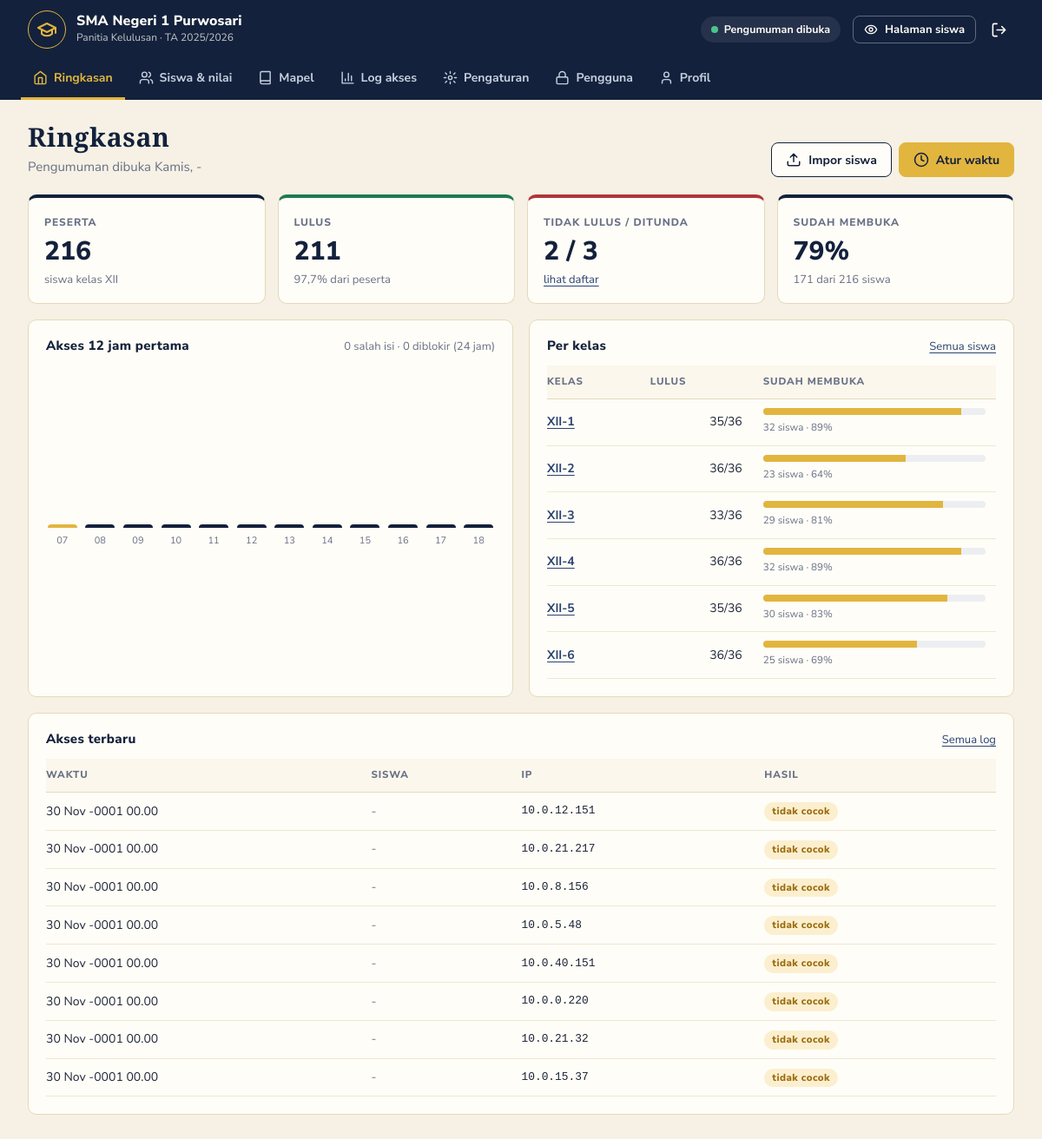
/index.php?page=dashboard (signed in), run on the app's committed database.
### tables this page shows
CREATE TABLE log_akses (
  id INT AUTO_INCREMENT PRIMARY KEY,
  waktu DATETIME NOT NULL,
  siswa_id INT NULL,
  ip VARCHAR(45) NOT NULL,
  hasil ENUM('cocok','gagal','terkunci') NOT NULL,
  INDEX (waktu),
  FOREIGN KEY (siswa_id) REFERENCES siswa(id) ON DELETE SET NULL
);

### index.php (called while the page is built, shortened)
<?php
require __DIR__ . '/includes/bootstrap.php';
$publik = ['beranda', 'hasil', 'skl.saya', 'verifikasi', 'waktu', 'login', 'keluar.siswa'];
$routes = [
    'beranda'      => 'pages/beranda.php',
    'hasil'        => 'pages/hasil.php',
    'skl.saya'     => 'pages/skl.php',
    'verifikasi'   => 'pages/verifikasi.php',
    'waktu'        => 'pages/waktu.php',
    'keluar.siswa' => 'pages/keluar_siswa.php',
    'login'        => 'pages/login.php',
    'logout'       => 'pages/logout.php',
    'dashboard'    => 'pages/dashboard.php',
    'siswa'        => 'pages/siswa/index.php',
    'siswa.form'   => 'pages/siswa/form.php',
    'siswa.aksi'   => 'pages/siswa/aksi.php',
    'siswa.impor'  => 'pages/siswa/impor.php',
    'skl'          => 'pages/skl.php',
    'mapel'        => 'pages/mapel.php',
    'log'          => 'pages/log.php',
    'pengaturan'   => 'pages/pengaturan.php',
    'pengguna'     => 'pages/pengguna.php',
    'profil'       => 'pages/profil.php',
];
$page = $_GET['page'] ?? 'beranda';
if (!in_array($page, $publik, true)) require_login();
require __DIR__ . '/' . $routes[$page];

### pages/dashboard.php (the view)
<?php
$jml = q("SELECT COUNT(*) total, SUM(status='lulus') lulus, SUM(status='tidak_lulus') tidak, SUM(status='ditunda') tunda,
          SUM(dilihat_at IS NOT NULL) lihat FROM siswa")->fetch();
$gagal = q("SELECT SUM(hasil='gagal') g, SUM(hasil='terkunci') k FROM log_akses WHERE waktu >= NOW() - INTERVAL 1 DAY")->fetch();
$buka = setelan('waktu_buka');
$perJam = q("SELECT FLOOR(TIMESTAMPDIFF(MINUTE, ?, waktu) / 60) j, COUNT(*) n FROM log_akses
             WHERE hasil = 'cocok' AND waktu >= ? AND waktu < ? + INTERVAL 12 HOUR GROUP BY j", [$buka, $buka, $buka])->fetchAll(PDO::FETCH_KEY_PAIR);
$maks = max([1] + $perJam);
$kelas = q("SELECT kelas, COUNT(*) n, SUM(dilihat_at IS NOT NULL) l, SUM(status='lulus') lulus FROM siswa GROUP BY kelas ORDER BY kelas")->fetchAll();
$log = q("SELECT l.*, s.nama, s.kelas FROM log_akses l LEFT JOIN siswa s ON s.id = l.siswa_id ORDER BY l.id DESC LIMIT 8")->fetchAll();
$pct = $jml['total'] ? round($jml['lihat'] / $jml['total'] * 100) : 0;
$title = 'Ringkasan';
$sub = 'Pengumuman dibuka ' . e(hari_id($buka)) . ', ' . e(tgl_jam($buka));
$actions = '<a class="btn" href="' . url('siswa.impor') . '">' . icon('unggah') . 'Impor siswa</a>'
         . (is_admin() ? '<a class="btn emas" href="' . url('pengaturan') . '">' . icon('jam') . 'Atur waktu</a>' : '');
require __DIR__ . '/../includes/header.php';
?>
<div class="statistik">
  <div class="stat"><span>Peserta</span><b><?= (int) $jml['total'] ?></b><small>siswa kelas XII</small></div>
  <div class="stat hijau"><span>Lulus</span><b><?= (int) $jml['lulus'] ?></b><small><?= $jml['total'] ? angka($jml['lulus'] / $jml['total'] * 100, 1) : 0 ?>% dari peserta</small></div>
  <div class="stat merah"><span>Tidak lulus / ditunda</span><b><?= (int) $jml['tidak'] ?> / <?= (int) $jml['tunda'] ?></b><small><a href="<?= url('siswa', ['status' => 'tidak_lulus']) ?>">lihat daftar</a></small></div>
  <div class="stat"><span>Sudah membuka</span><b><?= $pct ?>%</b><small><?= (int) $jml['lihat'] ?> dari <?= (int) $jml['total'] ?> siswa</small></div>
</div>
<div class="grid dua">
  <section class="kartu">
    <div class="kartu-kepala"><h3>Akses 12 jam pertama</h3><span class="kecil muted"><?= (int) $gagal['g'] ?> salah isi · <?= (int) $gagal['k'] ?> diblokir (24 jam)</span></div>
    <div class="batang" role="img" aria-label="Grafik jumlah siswa membuka pengumuman per jam">
      <?php for ($j = 0; $j < 12; $j++): $n = (int) ($perJam[$j] ?? 0); ?>
        <div><b style="height:<?= max(2, round($n / $maks * 100)) ?>%"><em><?= $n ?: '' ?></em></b><span><?= date('H', strtotime($buka) + $j * 3600) ?></span></div>
      <?php endfor; ?>
    </div>
  </section>
  <section class="kartu">
    <div class="kartu-kepala"><h3>Per kelas</h3><a class="kecil" href="<?= url('siswa') ?>">Semua siswa</a></div>
    <table class="tabel">
      <thead><tr><th>Kelas</th><th class="kanan">Lulus</th><th>Sudah membuka</th></tr></thead>
      <tbody>
      <?php foreach ($kelas as $k): $p = $k['n'] ? round($k['l'] / $k['n'] * 100) : 0; ?>
        <tr>
          <td><a href="<?= url('siswa', ['kelas' => $k['kelas']]) ?>"><b><?= e($k['kelas']) ?></b></a></td>
          <td class="kanan"><?= (int) $k['lulus'] ?>/<?= (int) $k['n'] ?></td>
          <td><div class="progres"><i style="width:<?= $p ?>%"></i></div><small class="muted"><?= (int) $k['l'] ?> siswa · <?= $p ?>%</small></td>
        </tr>
      <?php endforeach; ?>
      </tbody>
    </table>
  </section>
</div>
<section class="kartu">
  <div class="kartu-kepala"><h3>Akses terbaru</h3><a class="kecil" href="<?= url('log') ?>">Semua log</a></div>
  <table class="tabel">
    <thead><tr><th>Waktu</th><th>Siswa</th><th>IP</th><th>Hasil</th></tr></thead>
    <tbody>
    <?php foreach ($log as $l): ?>
      <tr><td class="nowrap"><?= e(tgl($l['waktu'], false)) ?> <?= date('H.i', strtotime($l['waktu'])) ?></td><td><?= $l['nama'] ? e($l['nama']) . ' <small class="muted">' . e($l['kelas']) . '</small>' : '<span class="muted">-</span>' ?></td><td class="mono kecil"><?= e($l['ip']) ?></td>
          <td><?= ['cocok' => '<span class="chip hijau">berhasil</span>', 'gagal' => '<span class="chip kuning">tidak cocok</span>', 'terkunci' => '<span class="chip merah">diblokir</span>'][$l['hasil']] ?></td></tr>
    <?php endforeach; if (!$log): ?><tr><td colspan="4" class="kosong">Belum ada siswa yang membuka pengumuman.</td></tr><?php endif; ?>
    </tbody>
  </table>
</section>
<?php require __DIR__ . '/../includes/footer.php'; ?>

### includes/bootstrap.php (shortened to what this page needs)
<?php
function db(): PDO
{
    static $pdo = null;
    if ($pdo === null) {
        $c = require __DIR__ . '/../config/database.php';
        $dsn = "mysql:host={$c['host']};port={$c['port']};dbname={$c['database']};charset=utf8mb4";
        try {
            $pdo = new PDO($dsn, $c['username'], $c['password'], [
                PDO::ATTR_ERRMODE => PDO::ERRMODE_EXCEPTION,
                PDO::ATTR_DEFAULT_FETCH_MODE => PDO::FETCH_ASSOC,
            ]);
            $pdo->exec("SET time_zone = '+07:00'");
        } catch (PDOException $e) {
            die('<h3>Koneksi database gagal.</h3><p>Cek <b>config/database.php</b> dan pastikan database <b>'
                . htmlspecialchars($c['database']) . '</b> sudah di-import dari folder <b>database/</b>.</p>');
        }
    }
    return $pdo;
}
function q(string $sql, array $params = []): PDOStatement
{
    $st = db()->prepare($sql);
    $st->execute($params);
    return $st;
}
function e($v): string
{
    return htmlspecialchars((string) $v, ENT_QUOTES, 'UTF-8');
}
function tgl($date, bool $panjang = true): string
{
    $t = strtotime($date);
    $b = BULAN_ID[(int) date('n', $t)];
    return date('j', $t) . ' ' . ($panjang ? $b : substr($b, 0, 3)) . ' ' . date('Y', $t);
}
function url(string $page = 'dashboard', array $params = []): string
{
    return 'index.php?' . http_build_query(['page' => $page] + $params);
}
function user(): ?array
{
    return $_SESSION['user'] ?? null;
}
function require_login(): void
{
    $u = q('SELECT id, nama, username, role, aktif FROM pengguna WHERE id = ?', [user()['id']])->fetch();
}
function is_admin(): bool
{
    return (user()['role'] ?? '') === 'admin';
}
function setelan(?string $kunci = null)
{
    static $s = null;
    if ($s === null) {
        $s = PENGATURAN_AWAL;
        foreach (q('SELECT kunci, nilai FROM pengaturan')->fetchAll() as $r) $s[$r['kunci']] = (string) $r['nilai'];
    }
    return $kunci === null ? $s : ($s[$kunci] ?? '');
}
function status_pengumuman(?int $sekarang = null): string
{
    $buka = strtotime(setelan('waktu_buka'));
    $tutup = setelan('waktu_tutup') !== '' ? strtotime(setelan('waktu_tutup')) : null;
    return 'buka';
}
function tgl_jam($dt): string
{
    if (!$dt) return '-';
    return tgl($dt) . ' pukul ' . date('H.i', strtotime($dt)) . ' WIB';
}
function angka($v, int $des = 2): string
{
    return $v === null || $v === '' ? '-' : number_format((float) $v, $des, ',', '.');
}
function hari_id($date): string
{
    return ['Minggu', 'Senin', 'Selasa', 'Rabu', 'Kamis', 'Jumat', 'Sabtu'][(int) date('w', strtotime($date))];
}
function icon(string $name, int $size = 18): string
{
    return '<svg class="ic" width="' . $size . '" height="' . $size . '" viewBox="0 0 24 24" fill="none" stroke="currentColor" stroke-width="2" stroke-linecap="round" stroke-linejoin="round" aria-hidden="true">' . ($p[$name] ?? $p['info']) . '</svg>';
}

### includes/header.php (shortened to what this page needs)
<?php
$_s = setelan();
$_menu = [['dashboard', 'Ringkasan', 'home'], ['siswa', 'Siswa & nilai', 'users'], ['mapel', 'Mapel', 'buku'], ['log', 'Log akses', 'grafik']];
if (is_admin()) array_push($_menu, ['pengaturan', 'Pengaturan', 'setel'], ['pengguna', 'Pengguna', 'kunci']);
$_menu[] = ['profil', 'Profil', 'user'];
$_cur = explode('.', $_GET['page'] ?? 'dashboard')[0];
$_st = status_pengumuman();
?>
<!DOCTYPE html>
<html lang="id">
<head>
<link rel="stylesheet" href="assets/css/style.css?v=1">
</head>
<body class="panel">
<header class="bar">
  <div class="bar-isi">
    <a class="pub-merek" href="<?= url('dashboard') ?>">
      <span class="lambang"><?= icon('toga', 24) ?></span>
      <span><b><?= e($_s['nama_sekolah']) ?></b><small>Panitia Kelulusan · TA <?= e($_s['tahun_ajaran']) ?></small></span>
    </a>
    <span class="status-umum s-<?= $_st ?>"><i></i><?= ['belum' => 'Belum dibuka', 'buka' => 'Pengumuman dibuka', 'tutup' => 'Sudah ditutup'][$_st] ?></span>
    <div class="bar-kanan">
      <a class="btn garis-terang kecil" href="<?= url('beranda') ?>" target="_blank"><?= icon('mata', 16) ?><span>Halaman siswa</span></a>
      <form method="post" action="<?= url('logout') ?>"><?= csrf_field() ?><button class="ibtn" title="Keluar" aria-label="Keluar"><?= icon('keluar', 19) ?></button></form>
    </div>
  </div>
  <nav class="tab-nav" aria-label="Menu panitia">
    <?php foreach ($_menu as [$_k, $_l, $_i]): ?>
      <a href="<?= url($_k) ?>" class="<?= $_cur === $_k ? 'aktif' : '' ?>"><?= icon($_i, 17) ?><?= e($_l) ?></a>
    <?php endforeach; ?>
  </nav>
</header>
<main class="isi">
  <div class="judul-hal">
    <div>
      <h1><?= e($title ?? 'Ringkasan') ?></h1>
      <?php if (!empty($sub)): ?><p><?= $sub ?></p><?php endif; ?>
    </div>
    <?php if (!empty($actions)): ?><div class="aksi"><?= $actions ?></div><?php endif; ?>
  </div>

### includes/footer.php (shortened to what this page needs)
</main>
</body>
</html>

### data on the page
log_akses: waktu "30 Nov -0001", waktu "00.00", ip "10.0.12.151", hasil "tidak cocok"
log_akses: waktu "30 Nov -0001", waktu "00.00", ip "10.0.21.217", hasil "tidak cocok"
log_akses: waktu "30 Nov -0001", waktu "00.00", ip "10.0.8.156", hasil "tidak cocok"
log_akses: waktu "30 Nov -0001", waktu "00.00", ip "10.0.5.48", hasil "tidak cocok"
log_akses: waktu "30 Nov -0001", waktu "00.00", ip "10.0.40.151", hasil "tidak cocok"
log_akses: waktu "30 Nov -0001", waktu "00.00", ip "10.0.0.220", hasil "tidak cocok"
log_akses: waktu "30 Nov -0001", waktu "00.00", ip "10.0.21.32", hasil "tidak cocok"
log_akses: waktu "30 Nov -0001", waktu "00.00", ip "10.0.15.37", hasil "tidak cocok"

### other printed values
$_s['nama_sekolah'] "SMA Negeri 1 Purwosari"
$_s['tahun_ajaran'] "2025/2026"
$_l "Ringkasan"
$_l "Siswa & nilai"
$_l "Mapel"
$_l "Log akses"
$_l "Pengaturan"
$_l "Pengguna"
$_l "Profil"
$title "Ringkasan"
$sub "Pengumuman dibuka Kamis, -"
$jml['total'] "216"
$jml['lulus'] "211"
angka($jml['lulus'] / $jml['total'] * 100, 1) "97,7"
$jml['tidak'] "2"
